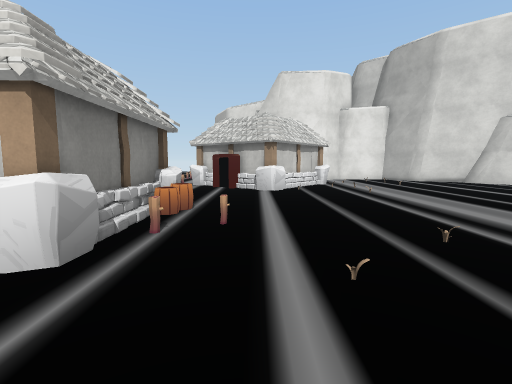
[1] (above)

20 first-person views from a walk through a Unity game level. The camera is 1.3 m above the floor, tilts 6° down and sees 85° across. The floor is counted in squares, 2 m on a side. Each view is taken from the middle of a square. On the plan, view 1 faces up. The plan holds only what a view shows up to about 9 squares ahead; the rest is blank. The place goes on beyond the plan. Some surface patterns are stand-ins.

[2]
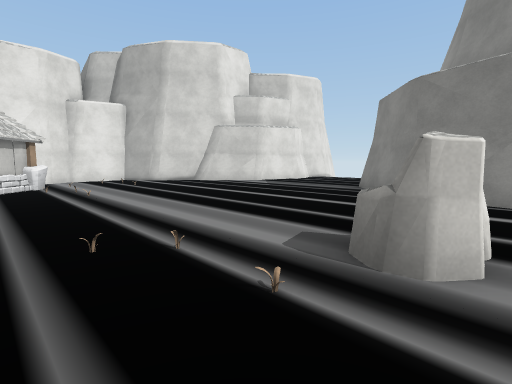

[3]
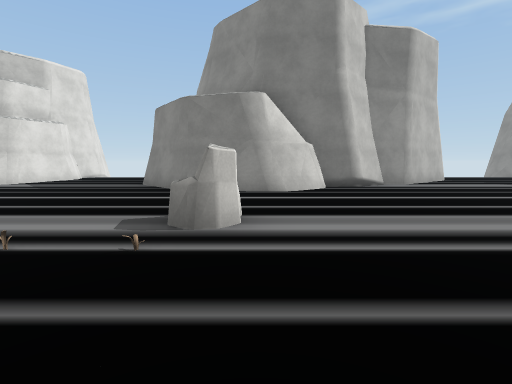

[4]
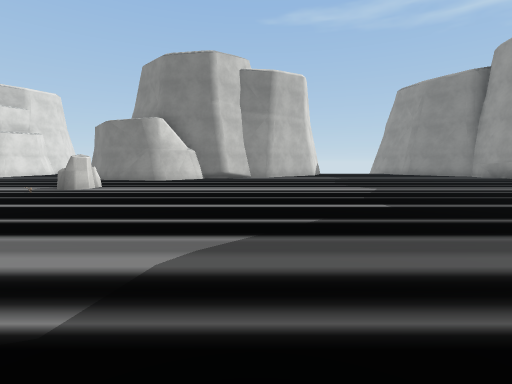

[5]
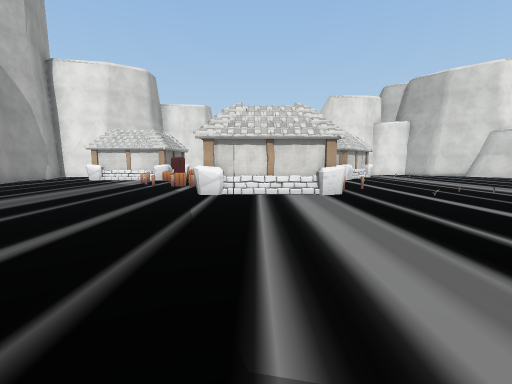

[6]
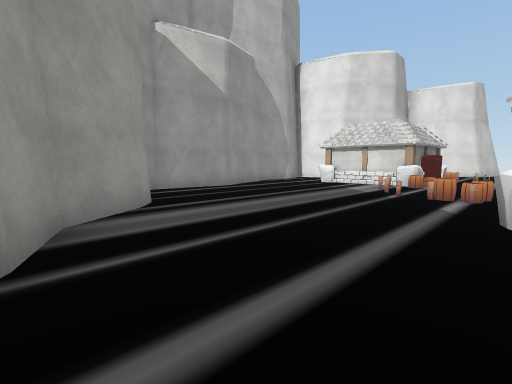

[7]
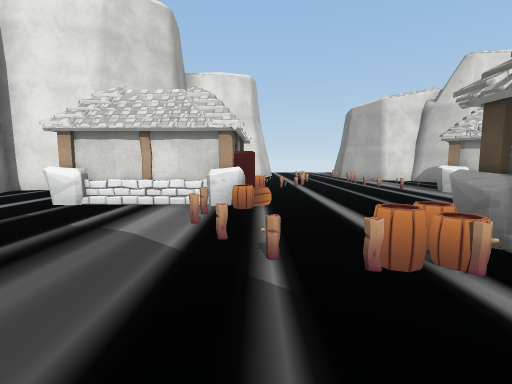

[8]
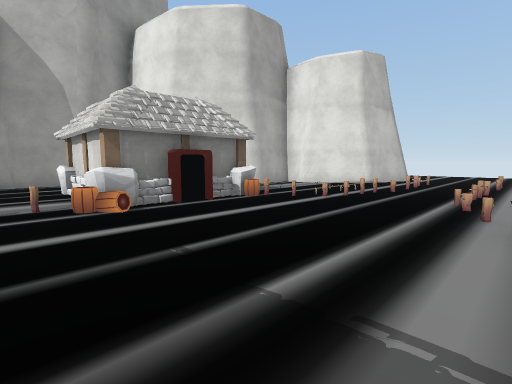

[9]
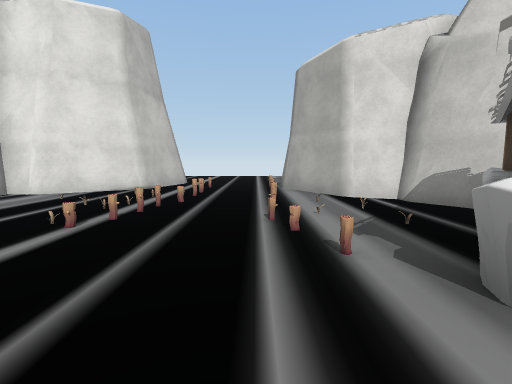

[10]
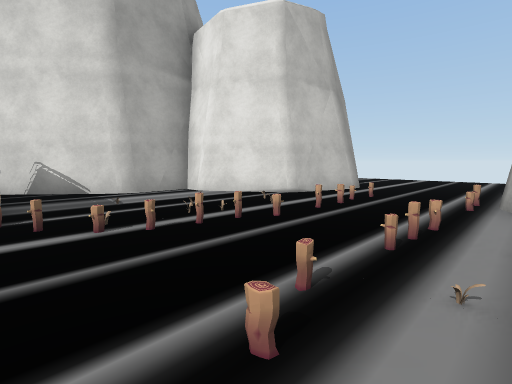

[11]
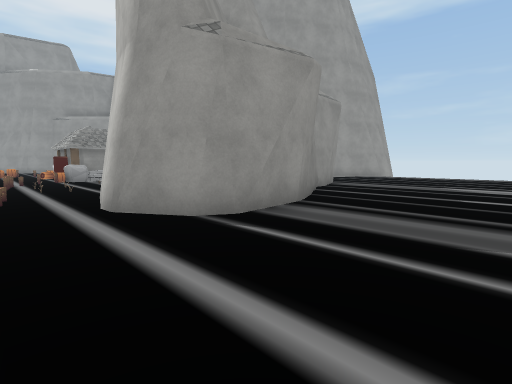

[12]
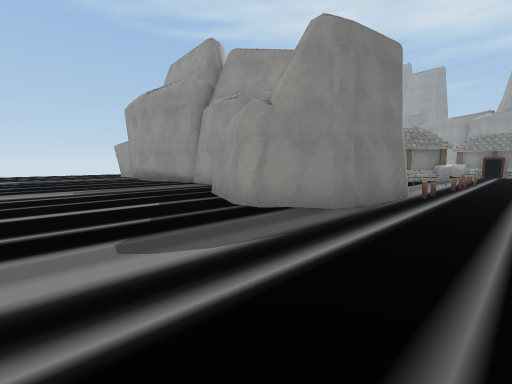

[13]
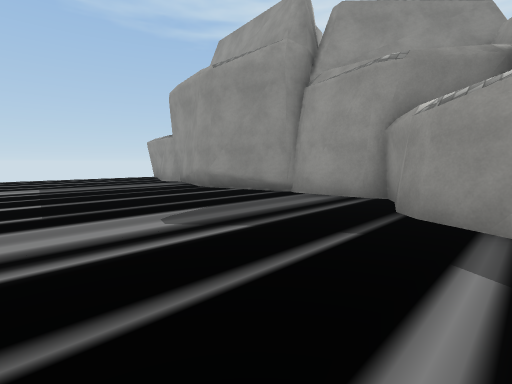

[14]
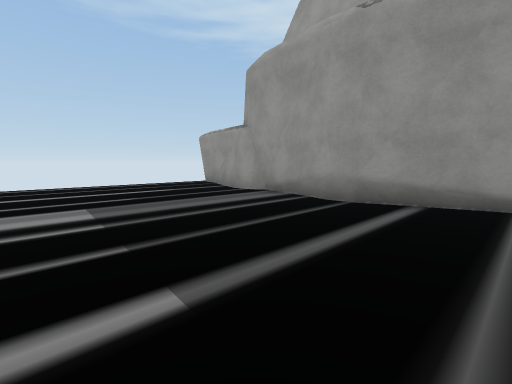

[15]
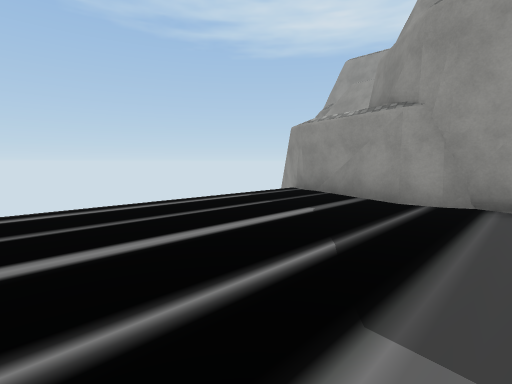

[16]
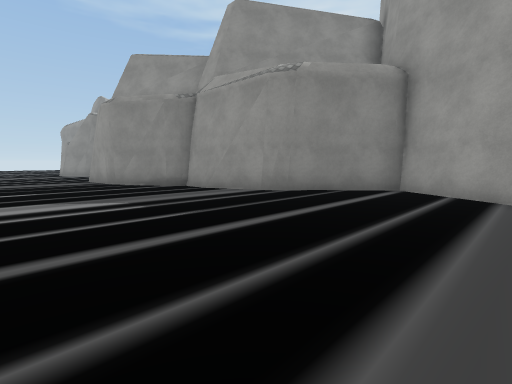

[17]
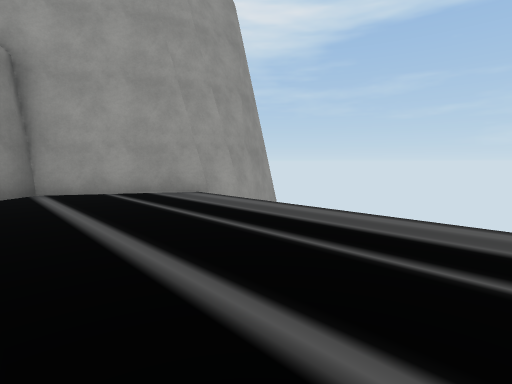

[18]
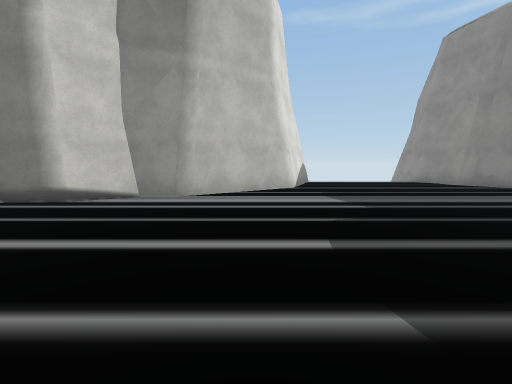

[19]
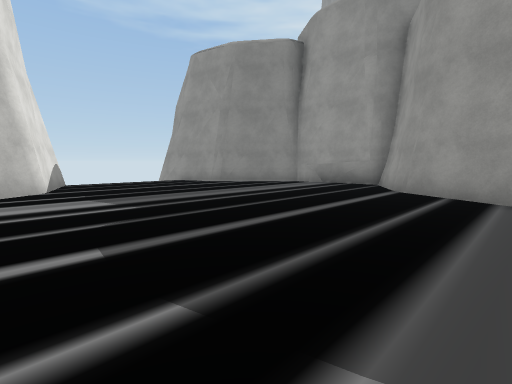

[20]
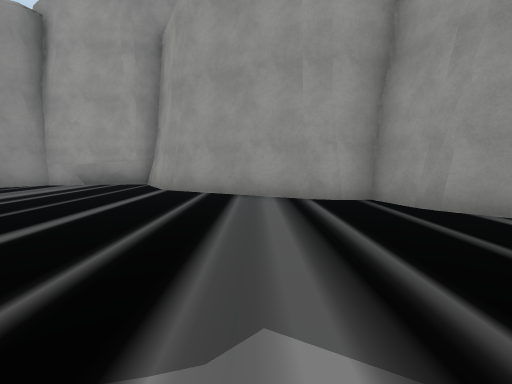

### Floor plan
Key: @ floor where view 1 was taken; # wall or solid block; . floor; H house; B barrel; F fence; R rock; O other object.
Columns run from 18 left of view 1 to 13 right of it. Each row starts with its distance up from view 1.
 20  ..............................
 19  ..............................
 18  ..............................
 17  .........###....#.............
 16  .......### #...####...........
 15 #....####   #...#  ##########..
 14 ##...#     ##..O##          ####
 13  #####    ##.OO..##
 12          ##..O.FO.#
 11          #.OOFF.O.####
 10         ##...O...OH  ..
  9       ###  HBF...H HH....##
  8       #..   H...HH #......##
  7       #..H  H.....H.........
  6       #....FB...............
  5       ##...F.F..............
  4        #....FBH #B..........
  3        #.....F  #FF.......#
  2        #......HH#H.OO....##
  1        #............OR.  #
  0          #........@..R...#
 -1          ##..............##
 -2           ###.............#
 -3               ............##
 -4               .............#
 -5                ............##
 -6                 ............##
 -7                  ............##
 -8                   .............
 -9                   .............
-10                   #............
-11                   ###..........
-12                     ###......##
-13                       ##....##
-14                        ######

Where each view was taken, in squares from view 1:
view 1: 0 up, 0 right, facing up
view 2: 0 up, 1 right, facing up-right
view 3: 0 up, 0 right, facing right
view 4: 4 down, 4 left, facing right
view 5: 4 down, 3 left, facing up
view 6: 2 down, 4 left, facing up-left
view 7: 2 up, 6 left, facing up
view 8: 5 up, 2 left, facing up-left
view 9: 7 up, 3 left, facing up
view 10: 9 up, 2 left, facing up-left
view 11: 20 up, 4 left, facing down-left
view 12: 20 up, 4 left, facing down-right
view 13: 20 up, 0 right, facing down-right
view 14: 20 up, 4 right, facing down-right
view 15: 20 up, 8 right, facing down-right
view 16: 20 up, 17 left, facing down-right
view 17: 20 up, 14 left, facing down-left
view 18: 6 down, 3 right, facing right
view 19: 6 down, 3 right, facing down-right
view 20: 6 down, 3 right, facing down
